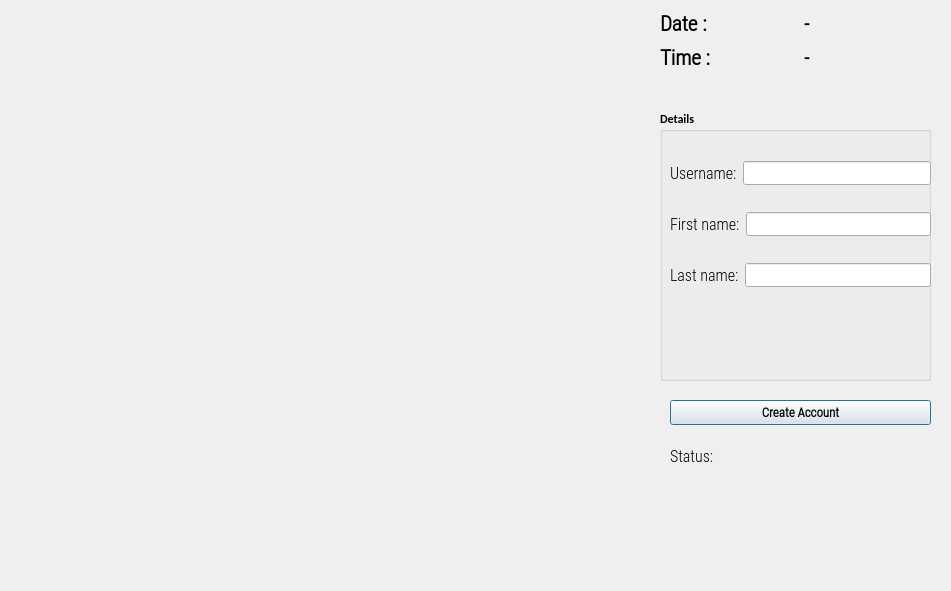
<?xml version="1.0" encoding="UTF-8"?>
<ui version="4.0">
 <class>OutputDialog</class>
 <widget class="QDialog" name="OutputDialog">
  <property name="geometry">
   <rect>
    <x>0</x>
    <y>0</y>
    <width>951</width>
    <height>591</height>
   </rect>
  </property>
  <property name="minimumSize">
   <size>
    <width>0</width>
    <height>0</height>
   </size>
  </property>
  <property name="maximumSize">
   <size>
    <width>1280</width>
    <height>720</height>
   </size>
  </property>
  <property name="font">
   <font>
    <family>Calibri</family>
    <weight>75</weight>
    <bold>true</bold>
   </font>
  </property>
  <property name="windowTitle">
   <string>Glance - Face Recognition Payment App</string>
  </property>
  <property name="windowIcon">
   <iconset resource="resource.qrc">
    <normaloff>:/icon/icon.png</normaloff>:/icon/icon.png</iconset>
  </property>
  <widget class="QLabel" name="imgLabel">
   <property name="geometry">
    <rect>
     <x>10</x>
     <y>10</y>
     <width>640</width>
     <height>480</height>
    </rect>
   </property>
   <property name="minimumSize">
    <size>
     <width>4</width>
     <height>0</height>
    </size>
   </property>
   <property name="maximumSize">
    <size>
     <width>640</width>
     <height>480</height>
    </size>
   </property>
   <property name="text">
    <string/>
   </property>
  </widget>
  <widget class="QWidget" name="gridLayoutWidget">
   <property name="geometry">
    <rect>
     <x>660</x>
     <y>10</y>
     <width>281</width>
     <height>61</height>
    </rect>
   </property>
   <layout class="QGridLayout" name="gridLayout_2">
    <item row="0" column="0">
     <widget class="QLabel" name="label">
      <property name="font">
       <font>
        <family>Roboto Condensed Light</family>
        <pointsize>16</pointsize>
        <weight>75</weight>
        <bold>true</bold>
       </font>
      </property>
      <property name="text">
       <string>Date :</string>
      </property>
     </widget>
    </item>
    <item row="0" column="1">
     <widget class="QLabel" name="Date_Label">
      <property name="font">
       <font>
        <family>Roboto Condensed Light</family>
        <pointsize>15</pointsize>
        <weight>75</weight>
        <bold>true</bold>
       </font>
      </property>
      <property name="text">
       <string>-</string>
      </property>
     </widget>
    </item>
    <item row="1" column="0">
     <widget class="QLabel" name="label_2">
      <property name="font">
       <font>
        <family>Roboto Condensed Light</family>
        <pointsize>16</pointsize>
        <weight>75</weight>
        <bold>true</bold>
       </font>
      </property>
      <property name="text">
       <string>Time :</string>
      </property>
     </widget>
    </item>
    <item row="1" column="1">
     <widget class="QLabel" name="Time_Label">
      <property name="font">
       <font>
        <family>Roboto Condensed Light</family>
        <pointsize>15</pointsize>
        <weight>75</weight>
        <bold>true</bold>
       </font>
      </property>
      <property name="text">
       <string>-</string>
      </property>
     </widget>
    </item>
   </layout>
  </widget>
  <widget class="QGroupBox" name="groupBox">
   <property name="geometry">
    <rect>
     <x>660</x>
     <y>110</y>
     <width>271</width>
     <height>271</height>
    </rect>
   </property>
   <property name="title">
    <string>Details</string>
   </property>
   <widget class="QWidget" name="verticalLayoutWidget">
    <property name="geometry">
     <rect>
      <x>10</x>
      <y>30</y>
      <width>261</width>
      <height>171</height>
     </rect>
    </property>
    <layout class="QVBoxLayout" name="verticalLayout">
     <item>
      <layout class="QHBoxLayout" name="horizontalLayout_3">
       <item>
        <widget class="QLabel" name="label_3">
         <property name="font">
          <font>
           <family>Roboto Condensed Light</family>
           <pointsize>12</pointsize>
           <weight>50</weight>
           <bold>false</bold>
          </font>
         </property>
         <property name="text">
          <string>Username:</string>
         </property>
        </widget>
       </item>
       <item>
        <widget class="QLineEdit" name="usernameEdit"/>
       </item>
      </layout>
     </item>
     <item>
      <layout class="QHBoxLayout" name="horizontalLayout_4">
       <item>
        <widget class="QLabel" name="label_4">
         <property name="font">
          <font>
           <family>Roboto Condensed Light</family>
           <pointsize>12</pointsize>
           <weight>50</weight>
           <bold>false</bold>
          </font>
         </property>
         <property name="text">
          <string>First name:</string>
         </property>
        </widget>
       </item>
       <item>
        <widget class="QLineEdit" name="fnameEdit"/>
       </item>
      </layout>
     </item>
     <item>
      <layout class="QHBoxLayout" name="horizontalLayout_5">
       <item>
        <widget class="QLabel" name="label_5">
         <property name="font">
          <font>
           <family>Roboto Condensed Light</family>
           <pointsize>12</pointsize>
           <weight>50</weight>
           <bold>false</bold>
          </font>
         </property>
         <property name="text">
          <string>Last name:</string>
         </property>
        </widget>
       </item>
       <item>
        <widget class="QLineEdit" name="lnameEdit"/>
       </item>
      </layout>
     </item>
    </layout>
   </widget>
  </widget>
  <widget class="QWidget" name="verticalLayoutWidget_3">
   <property name="geometry">
    <rect>
     <x>670</x>
     <y>400</y>
     <width>261</width>
     <height>81</height>
    </rect>
   </property>
   <layout class="QVBoxLayout" name="verticalLayout_3">
    <item>
     <widget class="QPushButton" name="MakeAccButton">
      <property name="font">
       <font>
        <family>Roboto Condensed Light</family>
        <pointsize>10</pointsize>
        <weight>75</weight>
        <bold>true</bold>
       </font>
      </property>
      <property name="text">
       <string>Create Account</string>
      </property>
      <property name="checkable">
       <bool>true</bool>
      </property>
     </widget>
    </item>
    <item>
     <layout class="QHBoxLayout" name="horizontalLayout">
      <item>
       <widget class="QLabel" name="label_6">
        <property name="font">
         <font>
          <family>Roboto Condensed Light</family>
          <pointsize>12</pointsize>
          <weight>50</weight>
          <bold>false</bold>
         </font>
        </property>
        <property name="text">
         <string>Status:</string>
        </property>
       </widget>
      </item>
      <item>
       <widget class="QLabel" name="StatusLabel">
        <property name="font">
         <font>
          <family>Roboto</family>
          <pointsize>12</pointsize>
          <weight>50</weight>
          <bold>false</bold>
         </font>
        </property>
        <property name="text">
         <string/>
        </property>
       </widget>
      </item>
     </layout>
    </item>
   </layout>
  </widget>
 </widget>
 <resources>
  <include location="resource.qrc"/>
 </resources>
 <connections/>
</ui>
